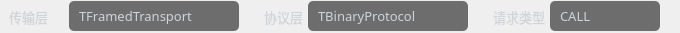
       <widget class="QWidget" name="horizontalWidget_2" native="true">
        <property name="maximumSize">
         <size>
          <width>16777215</width>
          <height>33</height>
         </size>
        </property>
        <property name="styleSheet">
         <string notr="true">QComboBox{
	color:#ffffff;
	border:0px solid #8a8a8a;
	color: rgb(138, 138, 138);
	border-radius:5px;
	background-color: rgb(25, 25, 25, 155);
	padding-left:10px;
	
	font: 10pt &quot;OPPOSans B&quot;;
}

QComboBox QAbstractItemView::item
{
	height:28px;
	font: 10pt &quot;OPPOSans B&quot;;
}

QComboBox:disabled{
	border:1px solid gray;
	color:gray;
}

QComboBox::drop-down{
	background:transparent;
}
QComboBox::down-arrow{
	image: url(:/lib/tree_open.png);
    width:20px;
	height:20px;
	margin-right: 10px;
}


QComboBox::down-arrow:enabled{
	color:#52DCFE;
}
QComboBox QAbstractItemView{
	font: 10pt &quot;OPPOSans B&quot;;
	outline:0px solid gray;
	border:1px solid #1e2d36;
	color:#ffffff;
	background-color:#1e2d36;
	selection-background-color:#52DCFE;
}

</string>
        </property>
        <layout class="QHBoxLayout" name="horizontalLayout_9">
         <property name="spacing">
          <number>5</number>
         </property>
         <property name="leftMargin">
          <number>9</number>
         </property>
         <property name="topMargin">
          <number>0</number>
         </property>
         <property name="rightMargin">
          <number>0</number>
         </property>
         <property name="bottomMargin">
          <number>0</number>
         </property>
         <item>
          <widget class="QLabel" name="label_5">
           <property name="minimumSize">
            <size>
             <width>55</width>
             <height>0</height>
            </size>
           </property>
           <property name="maximumSize">
            <size>
             <width>55</width>
             <height>16777215</height>
            </size>
           </property>
           <property name="font">
            <font>
             <family>OPPOSans B</family>
             <pointsize>10</pointsize>
             <stylestrategy>PreferAntialias</stylestrategy>
            </font>
           </property>
           <property name="styleSheet">
            <string notr="true">color:#ced4da;</string>
           </property>
           <property name="text">
            <string>传输层</string>
           </property>
          </widget>
         </item>
         <item>
          <widget class="QComboBox" name="comboBox_transport">
           <property name="minimumSize">
            <size>
             <width>170</width>
             <height>30</height>
            </size>
           </property>
           <property name="font">
            <font>
             <family>OPPOSans B</family>
             <pointsize>10</pointsize>
             <stylestrategy>PreferAntialias</stylestrategy>
            </font>
           </property>
           <property name="styleSheet">
            <string notr="true">color:#ced4da;</string>
           </property>
           <item>
            <property name="text">
             <string>TFramedTransport</string>
            </property>
           </item>
           <item>
            <property name="text">
             <string>TBufferedTransport</string>
            </property>
           </item>
          </widget>
         </item>
         <item>
          <spacer name="horizontalSpacer_10">
           <property name="orientation">
            <enum>Qt::Horizontal</enum>
           </property>
           <property name="sizeType">
            <enum>QSizePolicy::Fixed</enum>
           </property>
           <property name="sizeHint" stdset="0">
            <size>
             <width>20</width>
             <height>20</height>
            </size>
           </property>
          </spacer>
         </item>
         <item>
          <widget class="QLabel" name="label_8">
           <property name="maximumSize">
            <size>
             <width>40</width>
             <height>16777215</height>
            </size>
           </property>
           <property name="font">
            <font>
             <family>OPPOSans B</family>
             <pointsize>10</pointsize>
             <stylestrategy>PreferAntialias</stylestrategy>
            </font>
           </property>
           <property name="styleSheet">
            <string notr="true">color:#ced4da;</string>
           </property>
           <property name="text">
            <string>协议层</string>
           </property>
          </widget>
         </item>
         <item>
          <widget class="QComboBox" name="comboBox_protocol">
           <property name="minimumSize">
            <size>
             <width>160</width>
             <height>30</height>
            </size>
           </property>
           <property name="font">
            <font>
             <family>OPPOSans B</family>
             <pointsize>10</pointsize>
             <stylestrategy>PreferAntialias</stylestrategy>
            </font>
           </property>
           <property name="styleSheet">
            <string notr="true">color:#ced4da;</string>
           </property>
           <item>
            <property name="text">
             <string>TBinaryProtocol</string>
            </property>
           </item>
          </widget>
         </item>
         <item>
          <spacer name="horizontalSpacer_11">
           <property name="orientation">
            <enum>Qt::Horizontal</enum>
           </property>
           <property name="sizeType">
            <enum>QSizePolicy::Fixed</enum>
           </property>
           <property name="sizeHint" stdset="0">
            <size>
             <width>20</width>
             <height>20</height>
            </size>
           </property>
          </spacer>
         </item>
         <item>
          <widget class="QLabel" name="label_9">
           <property name="maximumSize">
            <size>
             <width>555555</width>
             <height>16777215</height>
            </size>
           </property>
           <property name="font">
            <font>
             <family>OPPOSans B</family>
             <pointsize>10</pointsize>
             <stylestrategy>PreferAntialias</stylestrategy>
            </font>
           </property>
           <property name="styleSheet">
            <string notr="true">color:#ced4da;</string>
           </property>
           <property name="text">
            <string>请求类型</string>
           </property>
          </widget>
         </item>
         <item>
          <widget class="QComboBox" name="comboBox_reqType">
           <property name="minimumSize">
            <size>
             <width>110</width>
             <height>30</height>
            </size>
           </property>
           <property name="font">
            <font>
             <family>OPPOSans B</family>
             <pointsize>10</pointsize>
             <stylestrategy>PreferAntialias</stylestrategy>
            </font>
           </property>
           <property name="styleSheet">
            <string notr="true">color:#ced4da;</string>
           </property>
           <item>
            <property name="text">
             <string>CALL</string>
            </property>
           </item>
           <item>
            <property name="text">
             <string>ONEWAY</string>
            </property>
           </item>
          </widget>
         </item>
         <item>
          <spacer name="horizontalSpacer_9">
           <property name="orientation">
            <enum>Qt::Horizontal</enum>
           </property>
           <property name="sizeType">
            <enum>QSizePolicy::Expanding</enum>
           </property>
           <property name="sizeHint" stdset="0">
            <size>
             <width>20</width>
             <height>20</height>
            </size>
           </property>
          </spacer>
         </item>
        </layout>
       </widget>
